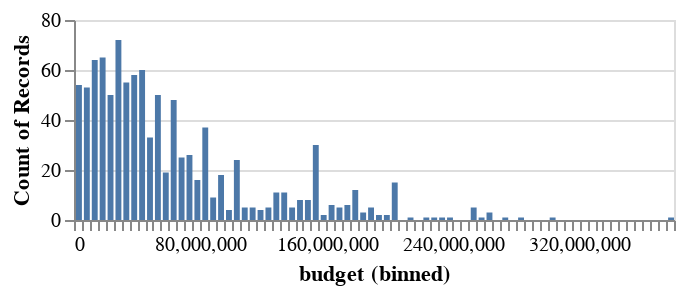

The notebook cell saved with this chart:
### Markdown cell above
<div class="alert alert-info" style="color:black">

### Question 1.3
rubric={viz:1,accuracy:1}

<h4>Python</h4>
<p>Create a single histogram of a numerical column of your choice, choosing an appropriate number of bins and set the figure height to 100.</p>

</div>

### Code cell
# YOUR ANSWER GOES HERE
print(df_movie.columns)
column = 'budget'

hist=alt.Chart(df_movie).mark_bar().encode(
    alt.X(column,bin=alt.Bin(maxbins=150)),
    alt.Y('count()')
).properties(height=100)

hist

### Figure 1 — Vega specification as saved in the notebook (floating-point values rounded to 4 significant figures)
{"$schema": "https://vega.github.io/schema/vega/v5.json", "data": [{"name": "source_0", "values": [{"__count": 18, "bin_maxbins_150_budget": 90000000.0, "bin_maxbins_150_budget_end": 95000000.0}, {"__count": 19, "bin_maxbins_150_budget": 55000000.0, "bin_maxbins_150_budget_end": 60000000.0}, {"__count": 65, "bin_maxbins_150_budget": 15000000.0, "bin_maxbins_150_budget_end": 20000000.0}, {"__count": 64, "bin_maxbins_150_budget": 10000000.0, "bin_maxbins_150_budget_end": 15000000.0}, {"__count": 8, "bin_maxbins_150_budget": 140000000.0, "bin_maxbins_150_budget_end": 145000000.0}, {"__count": 15, "bin_maxbins_150_budget": 200000000.0, "bin_maxbins_150_budget_end": 205000000.0}, {"__count": 55, "bin_maxbins_150_budget": 30000000.0, "bin_maxbins_150_budget_end": 35000000.0}, {"__count": 50, "bin_maxbins_150_budget": 20000000.0, "bin_maxbins_150_budget_end": 25000000.0}, {"__count": 11, "bin_maxbins_150_budget": 130000000.0, "bin_maxbins_150_budget_end": 135000000.0}, {"__count": 54, "bin_maxbins_150_budget": 0.0, "bin_maxbins_150_budget_end": 5000000.0}, {"__count": 72, "bin_maxbins_150_budget": 25000000.0, "bin_maxbins_150_budget_end": 30000000.0}, {"__count": 33, "bin_maxbins_150_budget": 45000000.0, "bin_maxbins_150_budget_end": 50000000.0}, {"__count": 24, "bin_maxbins_150_budget": 100000000.0, "bin_maxbins_150_budget_end": 105000000.0}, {"__count": 30, "bin_maxbins_150_budget": 150000000.0, "bin_maxbins_150_budget_end": 155000000.0}, {"__count": 16, "bin_maxbins_150_budget": 75000000.0, "bin_maxbins_150_budget_end": 80000000.0}, {"__count": 58, "bin_maxbins_150_budget": 35000000.0, "bin_maxbins_150_budget_end": 40000000.0}, {"__count": 5, "bin_maxbins_150_budget": 185000000.0, "bin_maxbins_150_budget_end": 190000000.0}, {"__count": 26, "bin_maxbins_150_budget": 70000000.0, "bin_maxbins_150_budget_end": 75000000.0}, {"__count": 48, "bin_maxbins_150_budget": 60000000.0, "bin_maxbins_150_budget_end": 65000000.0}, {"__count": 50, "bin_maxbins_150_budget": 50000000.0, "bin_maxbins_150_budget_end": 55000000.0}, {"__count": 53, "bin_maxbins_150_budget": 5000000.0, "bin_maxbins_150_budget_end": 10000000.0}, {"__count": 60, "bin_maxbins_150_budget": 40000000.0, "bin_maxbins_150_budget_end": 45000000.0}, {"__count": 1, "bin_maxbins_150_budget": 300000000.0, "bin_maxbins_150_budget_end": 305000000.0}, {"__count": 25, "bin_maxbins_150_budget": 65000000.0, "bin_maxbins_150_budget_end": 70000000.0}, {"__count": 37, "bin_maxbins_150_budget": 80000000.0, "bin_maxbins_150_budget_end": 85000000.0}, {"__count": 11, "bin_maxbins_150_budget": 125000000.0, "bin_maxbins_150_budget_end": 130000000.0}, {"__count": 6, "bin_maxbins_150_budget": 160000000.0, "bin_maxbins_150_budget_end": 165000000.0}, {"__count": 4, "bin_maxbins_150_budget": 115000000.0, "bin_maxbins_150_budget_end": 120000000.0}, {"__count": 12, "bin_maxbins_150_budget": 175000000.0, "bin_maxbins_150_budget_end": 180000000.0}, {"__count": 5, "bin_maxbins_150_budget": 120000000.0, "bin_maxbins_150_budget_end": 125000000.0}, {"__count": 1, "bin_maxbins_150_budget": 270000000.0, "bin_maxbins_150_budget_end": 275000000.0}, {"__count": 1, "bin_maxbins_150_budget": 375000000.0, "bin_maxbins_150_budget_end": 380000000.0}, {"__count": 9, "bin_maxbins_150_budget": 85000000.0, "bin_maxbins_150_budget_end": 90000000.0}, {"__count": 2, "bin_maxbins_150_budget": 155000000.0, "bin_maxbins_150_budget_end": 160000000.0}, {"__count": 4, "bin_maxbins_150_budget": 95000000.0, "bin_maxbins_150_budget_end": 100000000.0}, {"__count": 5, "bin_maxbins_150_budget": 105000000.0, "bin_maxbins_150_budget_end": 110000000.0}, {"__count": 6, "bin_maxbins_150_budget": 170000000.0, "bin_maxbins_150_budget_end": 175000000.0}, {"__count": 5, "bin_maxbins_150_budget": 165000000.0, "bin_maxbins_150_budget_end": 170000000.0}, {"__count": 3, "bin_maxbins_150_budget": 180000000.0, "bin_maxbins_150_budget_end": 185000000.0}, {"__count": 8, "bin_maxbins_150_budget": 145000000.0, "bin_maxbins_150_budget_end": 150000000.0}, {"__count": 5, "bin_maxbins_150_budget": 110000000.0, "bin_maxbins_150_budget_end": 115000000.0}, {"__count": 1, "bin_maxbins_150_budget": 235000000.0, "bin_maxbins_150_budget_end": 240000000.0}, {"__count": 1, "bin_maxbins_150_budget": 220000000.0, "bin_maxbins_150_budget_end": 225000000.0}, {"__count": 2, "bin_maxbins_150_budget": 195000000.0, "bin_maxbins_150_budget_end": 200000000.0}, {"__count": 3, "bin_maxbins_150_budget": 260000000.0, "bin_maxbins_150_budget_end": 265000000.0}, {"__count": 5, "bin_maxbins_150_budget": 135000000.0, "bin_maxbins_150_budget_end": 140000000.0}, {"__count": 5, "bin_maxbins_150_budget": 250000000.0, "bin_maxbins_150_budget_end": 255000000.0}, {"__count": 1, "bin_maxbins_150_budget": 225000000.0, "bin_maxbins_150_budget_end": 230000000.0}, {"__count": 2, "bin_maxbins_150_budget": 190000000.0, "bin_maxbins_150_budget_end": 195000000.0}, {"__count": 1, "bin_maxbins_150_budget": 255000000.0, "bin_maxbins_150_budget_end": 260000000.0}, {"__count": 1, "bin_maxbins_150_budget": 210000000.0, "bin_maxbins_150_budget_end": 215000000.0}, {"__count": 1, "bin_maxbins_150_budget": 280000000.0, "bin_maxbins_150_budget_end": 285000000.0}, {"__count": 1, "bin_maxbins_150_budget": 230000000.0, "bin_maxbins_150_budget_end": 235000000.0}]}, {"name": "source_0_y_domain___count", "values": [{"min": 1, "max": 72}]}], "signals": [{"name": "bin_maxbins_150_budget_bins", "value": {"fields": ["budget"], "fname": "bin_budget", "start": 0.0, "step": 5000000.0, "stop": 380000000.0}}], "marks": [{"type": "rect", "name": "marks", "from": {"data": "source_0"}, "encode": {"update": {"x": {"field": "bin_maxbins_150_budget_end", "scale": "x", "offset": {"signal": "0.5 + (abs(scale(\"x\", datum[\"bin_maxbins_150_budget_end\"]) - scale(\"x\", datum[\"bin_maxbins_150_budget\"])) < 0.25 ? 0.5 * (0.25 - (abs(scale(\"x\", datum[\"bin_maxbins_150_budget_end\"]) - scale(\"x\", datum[\"bin_maxbins_150_budget\"])))) : -0.5)"}}, "y2": {"value": 0, "scale": "y"}, "fill": {"value": "#4c78a8"}, "x2": {"field": "bin_maxbins_150_budget", "scale": "x", "offset": {"signal": "0.5 + (abs(scale(\"x\", datum[\"bin_maxbins_150_budget_end\"]) - scale(\"x\", datum[\"bin_maxbins_150_budget\"])) < 0.25 ? -0.5 * (0.25 - (abs(scale(\"x\", datum[\"bin_maxbins_150_budget_end\"]) - scale(\"x\", datum[\"bin_maxbins_150_budget\"])))) : 0.5)"}}, "y": {"field": "__count", "scale": "y"}}}, "style": ["bar"]}], "scales": [{"name": "x", "type": "linear", "domain": {"signal": "[bin_maxbins_150_budget_bins.start, bin_maxbins_150_budget_bins.stop]"}, "range": [0, {"signal": "width"}], "bins": {"signal": "bin_maxbins_150_budget_bins"}, "zero": false}, {"name": "y", "type": "linear", "domain": [{"signal": "(data(\"source_0_y_domain___count\")[0] || {}).min"}, {"signal": "(data(\"source_0_y_domain___count\")[0] || {}).max"}], "range": [{"signal": "height"}, 0], "zero": true, "nice": true}], "axes": [{"scale": "y", "grid": true, "tickCount": {"signal": "ceil(height/40)"}, "aria": false, "maxExtent": 0, "orient": "left", "labels": false, "gridScale": "x", "domain": false, "minExtent": 0, "ticks": false, "zindex": 0}, {"scale": "x", "grid": false, "orient": "bottom", "labelFlush": true, "labelOverlap": true, "tickCount": {"signal": "ceil(width/10)"}, "zindex": 0, "title": "budget (binned)"}, {"scale": "y", "zindex": 0, "grid": false, "tickCount": {"signal": "ceil(height/40)"}, "orient": "left", "title": "Count of Records", "labelOverlap": true}], "padding": 5, "background": "white", "style": "cell", "height": 100, "width": 300}
